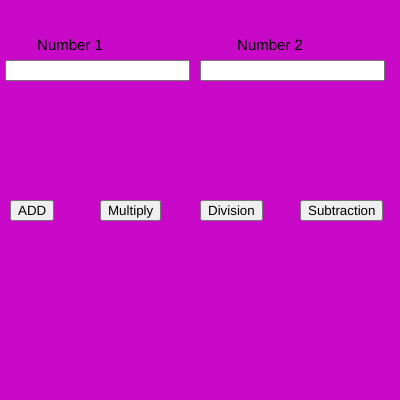
Frame 1 (no input)
Frame 60 (no input): identical to frame 1, image omitted
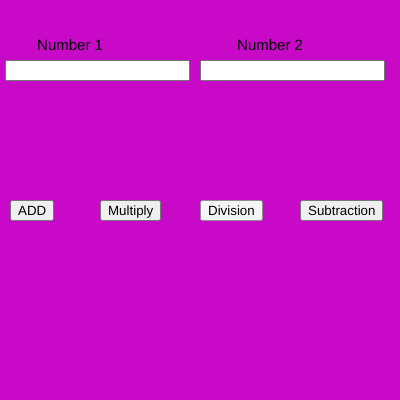
Frame 120 (the mouse pressed at the canvas centre since frame 60)

The p5.js sketch that drew these frames (run headless with seeded random() and noise() and a simulated clock; from frame 60 on, the mouse is pressed at the canvas centre):

// p5.js sketch
// ── sketch.js
var n1,n2;
var b1,b2,b3,b4;

function setup() {
  
  createCanvas(400, 400);
  
  num1 = createInput();
  num1.position(5, 60);
  
  num2 = createInput();
  num2.position(200, 60);
  
  b1 = createButton("ADD");
  b1.position(10, 200);
  b1.mousePressed(add);
  
  b2 = createButton("Multiply");
  b2.position(100, 200);
  b2.mousePressed(mul);
  
  b3 = createButton("Division");
  b3.position(200,200);
  b3.mousePressed(div);

  b4 = createButton("Subtraction");
  b4.position(300,200);
  b4.mousePressed(sub);

  textAlign(CENTER);
  textSize(15);
}

function draw() {
  background(200,10,200)
  text("Number 1",70,50)
  text("Number 2",270,50)
  
  n1 = parseInt(num1.value()) ;
  n2 = parseInt (num2.value());
}

function add () {
  console.log(n1+n2);
}

function mul () {
console.log(n1*n2);
}

function div () {
  console.log(n1/n2);
}

function sub () {
  console.log(n1-n2);
}
